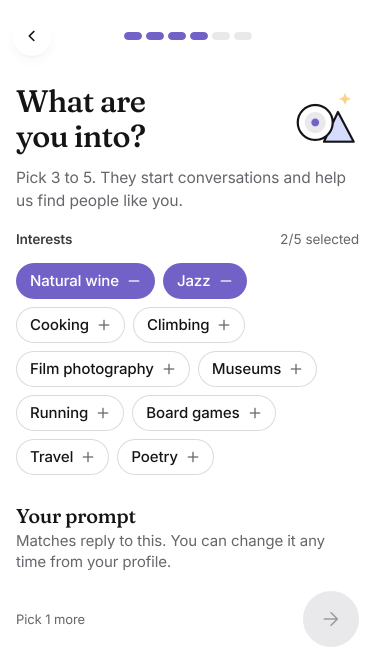
#> input picture artifacts/combined-visual-craft/A_original/interests-375x667.png, 750 x 1334 px (shown at 1/2 size)
$ python -i user_folder.py   (imports and definitions only)
#> lines starting #> are read from the running program, lines starting #| are printed output that depends on the picture
"""NUMAYA_CURRENT_BUILD_SCREENSHOTS: what a user reaches through normal navigation, default design.

python tool/final_screens/user_folder.py <capture run folder> <out folder> <ordered folder from build_phone_folder>

Takes the journey-ordered flat folder, drops developer-only and hidden-route screens, drops screens that
render the same as an earlier one, and renames to 001-flow-screen[-top|-middle-N|-bottom].png.
"""
import hashlib, os, re, shutil, sys
import numpy as np
from PIL import Image

# [1 line that did not run here, left out]
EXCLUDE = {
    'Review-typography': 'Developer tools (Prototype tools > Typography)',
    'Review-statistics-cards': 'Developer tools (Prototype tools > Statistics cards)',
    'Account-States-Restricted': 'Only shown when the server restricts an account (opened through a hidden route here)',
    'Account-States-Page-not-found': 'Only reachable by typing an unknown deep link',
    'Purchase-unavailable': 'Only shown when no store answers; the demo checkout does not offer it (opened through a hidden route here)',
    'Likes-Compliments-Compliments-populated': 'Same Messages list as messages-all (only the clock differs)',
    'Account-States-Session-expired': 'Only shown when the server ends a session (opened through a hidden route here)',
}
REN = [('Likes-Compliments-Compliments-populated', 'Messages-Compliments-in-chat-list'),
       ('Likes-Compliments-Compliment-request-photo', 'Messages-Compliment-conversation-photo'),
       ('Likes-Compliments-Compliment-request-prompt', 'Messages-Compliment-conversation-prompt'),
       ('Likes-Compliments-Compliment-options-menu', 'Messages-Compliment-conversation-menu'),
       ('Likes-Compliments-Dismiss-compliment-sheet', 'Messages-Compliment-dismiss-sheet'),
       ('Likes-Compliments-Send-compliment', 'Compliment-send'),
       ('Likes-Compliments-', 'Likes-'),
       ('Wallet-Store-', 'Compliment-credits-'),
       ('Safety-Help-Legal-', 'Safety-help-'),
       ('Streaks-', '')]

# [3 lines not run here, left out]
# [1 line that did not run here, left out]
kept, dropped, prints = [], [], []

def small(p):
    im = Image.open(p).convert('L')
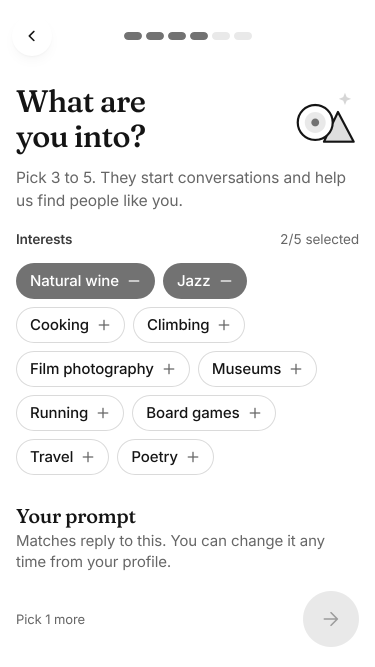
#> im: PIL image 750x1334 L (shown at 1/2 size); min 19, max 255, mean 243.2
    # Ignore the status bar (clock) when comparing.
    im = im.crop((0, 150, im.width, im.height))
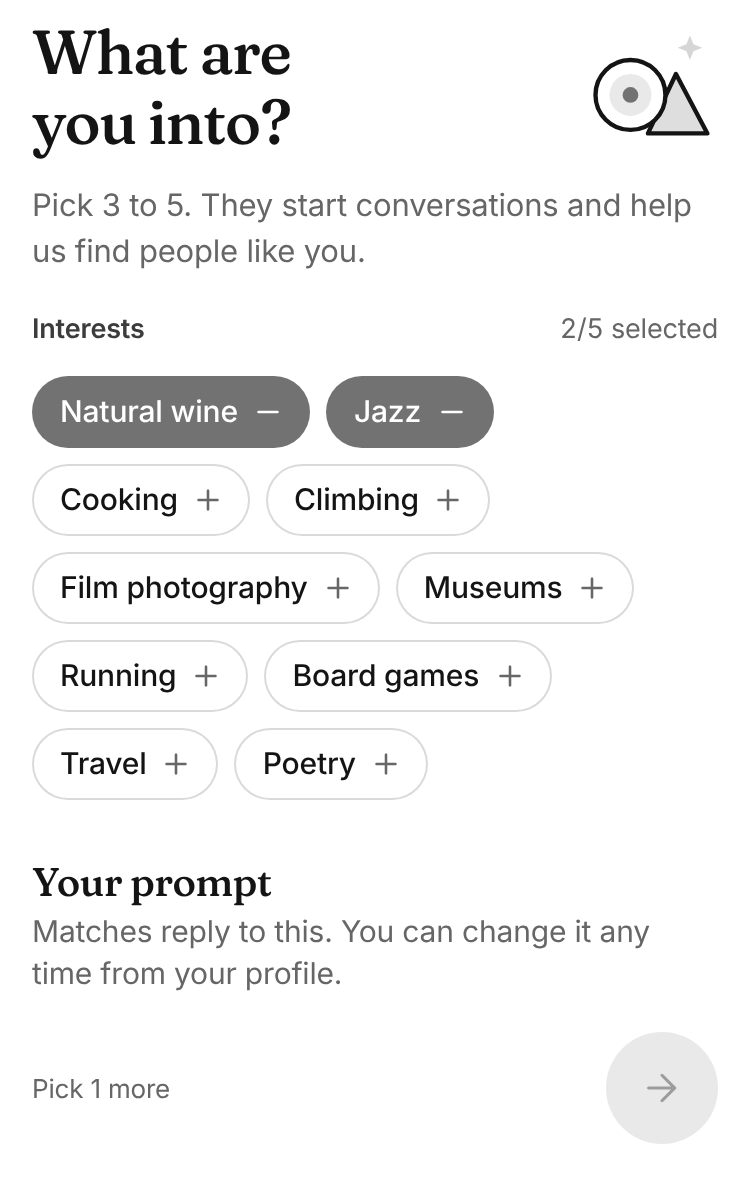
#> im: PIL image 750x1184 L; min 19, max 255, mean 242
    return np.asarray(im.resize((360, 760)), dtype=np.int16)
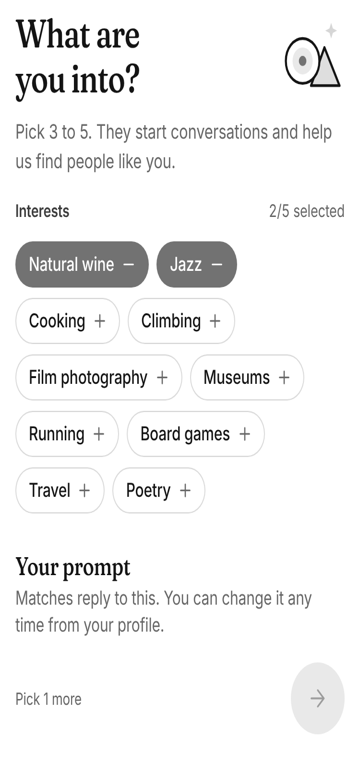
#> returned value: shape (760, 360) int16; min 0, max 255, mean 241.8

# [14 lines not run here, left out]

# Parts: "-01-top", "-02-middle", ..., "-NN-bottom".
def tidy(name):
    for a, b in REN:
        if a in name:
            name = name.replace(a, b)
            break
    m = re.match(r'(.*)-(\d\d)-(top|middle|bottom)$', name)
    if m:
        base, n, part = m.groups()
        return base, part, int(n)
    return name, None, 0

rows = [tidy(n) for _, n in kept]
mids = {}
# [17 lines not run here, left out]

>>> result = small('../../../../artifacts/combined-visual-craft/A_original/interests-375x667.png')

$ run again, on artifacts/combined-visual-craft/A_original/interests-max-393x852.png
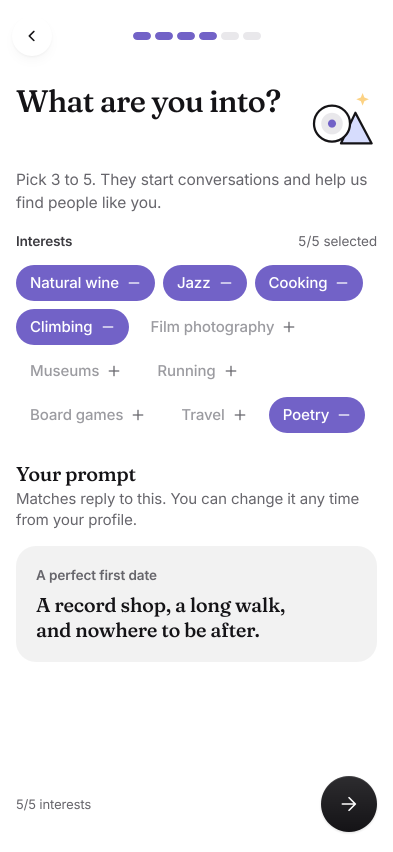
#> input picture artifacts/combined-visual-craft/A_original/interests-max-393x852.png, 786 x 1704 px (shown at 1/2 size)
#> in small, `im = im.crop((0, 150, im.width, im.height))`:
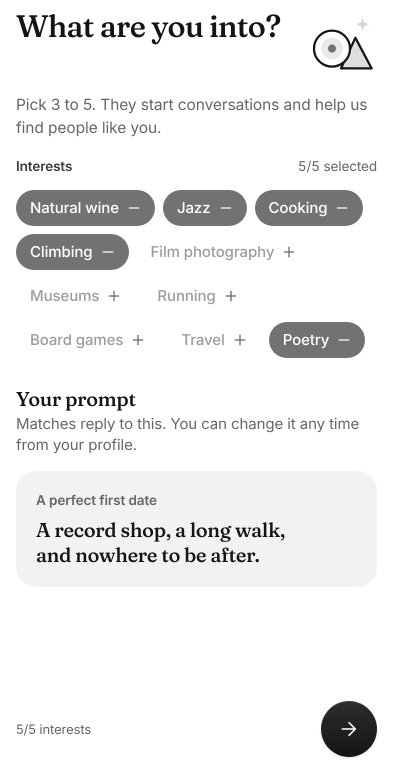
#> im: PIL image 786x1554 L (shown at 1/2 size); min 19, max 255, mean 237.4
#> in small, `return np.asarray(im.resize((360, 760)), dtype=np.int16)`:
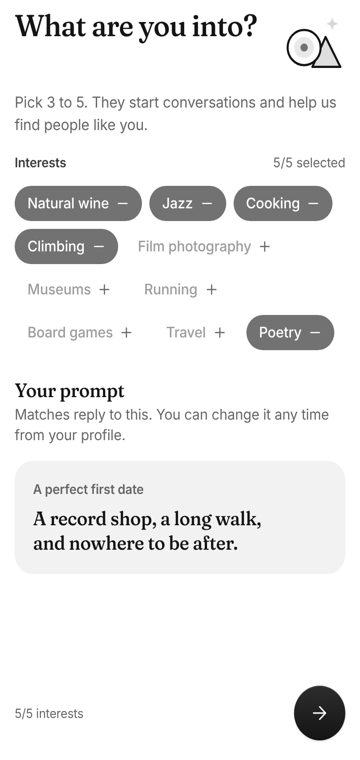
#> returned value: shape (760, 360) int16; min 0, max 255, mean 237.2

$ run again, on artifacts/combined-visual-craft/A_original/match-375x667.png
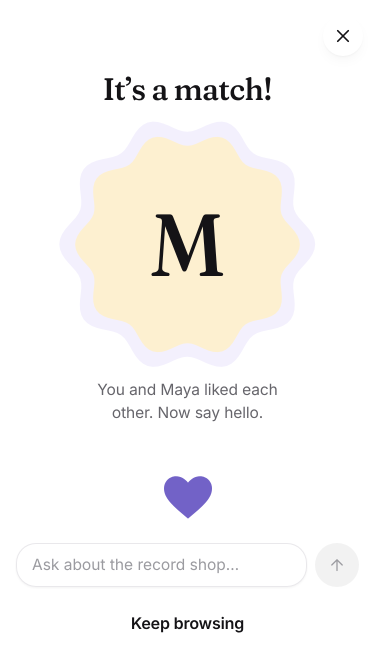
#> input picture artifacts/combined-visual-craft/A_original/match-375x667.png, 750 x 1334 px (shown at 1/2 size)
#> in small, `im = im.crop((0, 150, im.width, im.height))`:
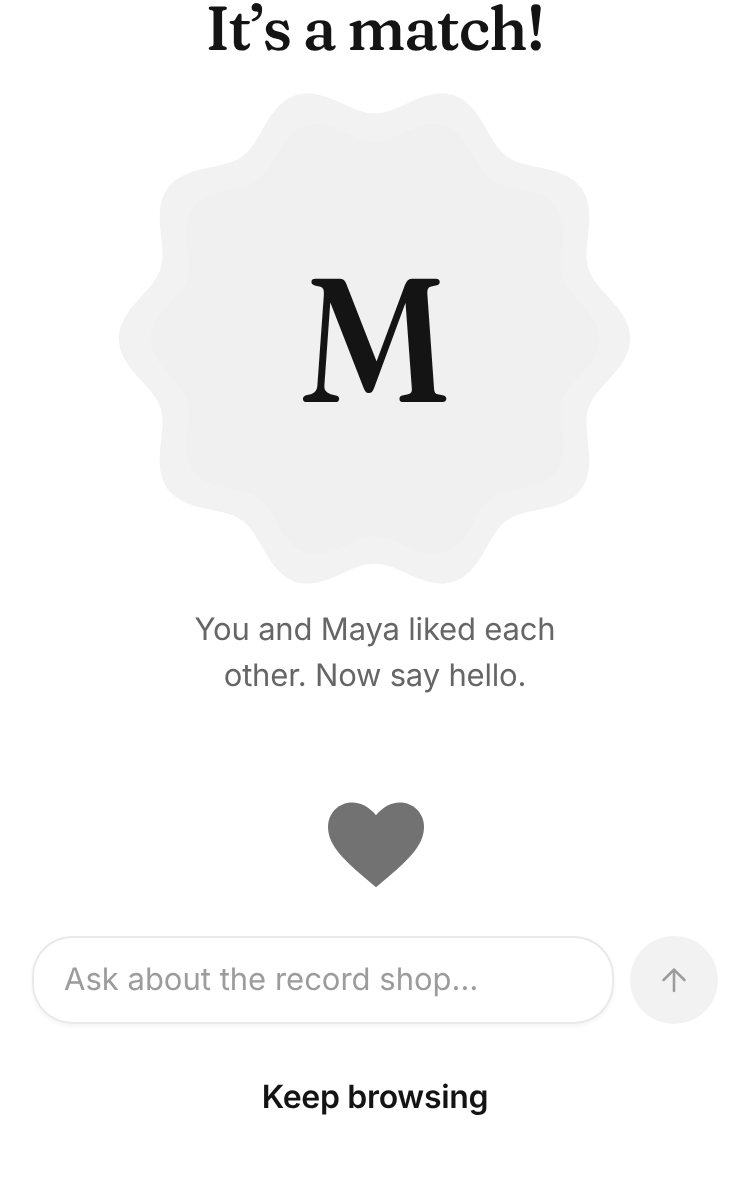
#> im: PIL image 750x1184 L; min 20, max 255, mean 246.4
#> in small, `return np.asarray(im.resize((360, 760)), dtype=np.int16)`:
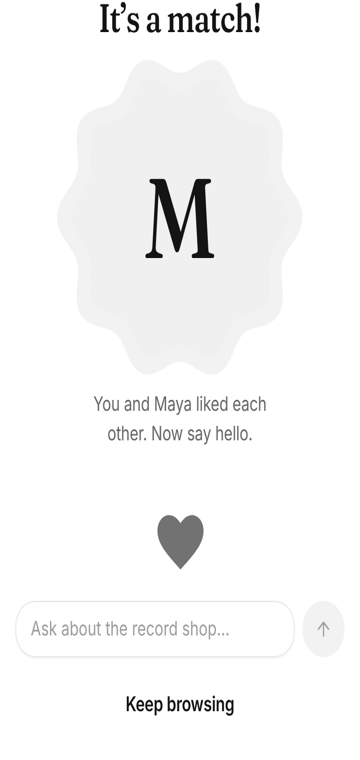
#> returned value: shape (760, 360) int16; min 0, max 255, mean 246.4

$ run again, on artifacts/combined-visual-craft/A_original/match-393x852.png
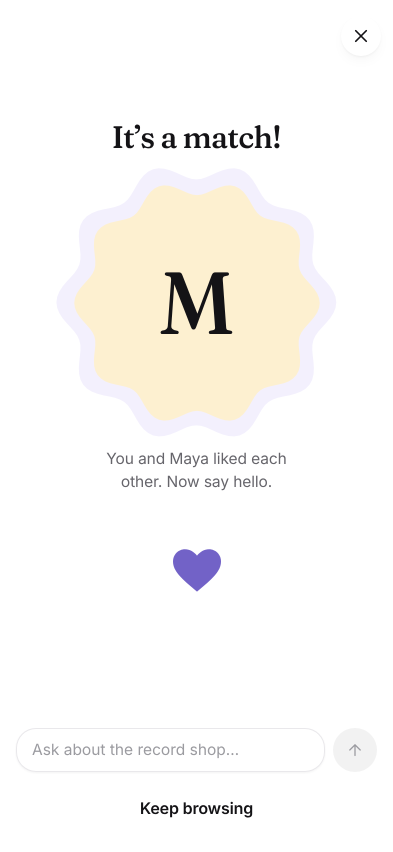
#> input picture artifacts/combined-visual-craft/A_original/match-393x852.png, 786 x 1704 px (shown at 1/2 size)
#> in small, `im = im.crop((0, 150, im.width, im.height))`:
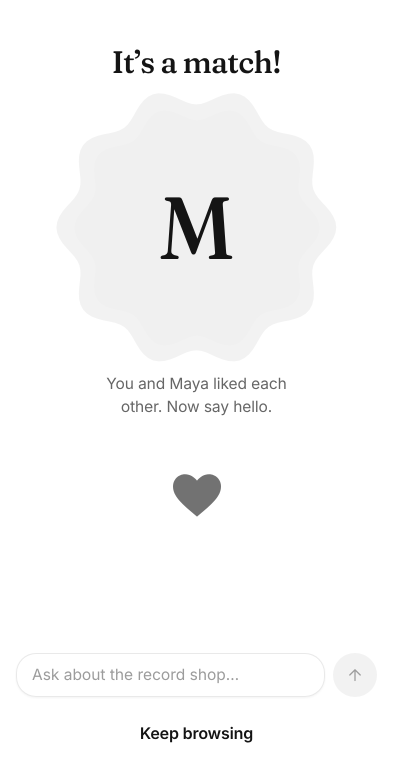
#> im: PIL image 786x1554 L (shown at 1/2 size); min 20, max 255, mean 248.3
#> in small, `return np.asarray(im.resize((360, 760)), dtype=np.int16)`:
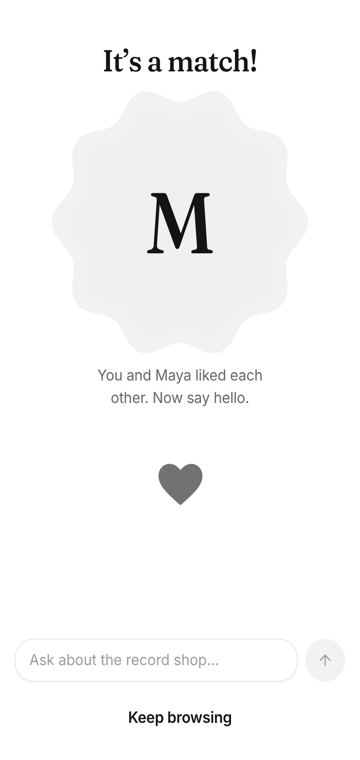
#> returned value: shape (760, 360) int16; min 0, max 255, mean 248.3
